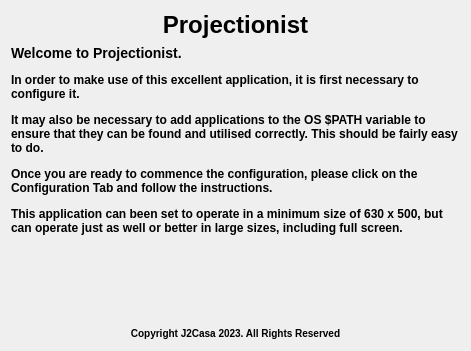
<?xml version="1.0" encoding="UTF-8"?>
<ui version="4.0">
 <class>Page01Intro</class>
 <widget class="QWidget" name="Page01Intro">
  <property name="geometry">
   <rect>
    <x>0</x>
    <y>0</y>
    <width>471</width>
    <height>351</height>
   </rect>
  </property>
  <property name="sizePolicy">
   <sizepolicy hsizetype="Preferred" vsizetype="Preferred">
    <horstretch>0</horstretch>
    <verstretch>1</verstretch>
   </sizepolicy>
  </property>
  <property name="windowTitle">
   <string>Page 01 Intro</string>
  </property>
  <property name="toolTip">
   <string>Page Tool Tip</string>
  </property>
  <property name="statusTip">
   <string>Page Status Tip</string>
  </property>
  <property name="whatsThis">
   <string>Page Whats This</string>
  </property>
  <layout class="QGridLayout" name="gridLayout">
   <item row="1" column="1">
    <layout class="QGridLayout" name="gridLayoutPage">
     <item row="0" column="0">
      <widget class="QLabel" name="labelTitle">
       <property name="text">
        <string notr="true">&lt;html&gt;&lt;head/&gt;&lt;body&gt;&lt;h1 style=&quot; margin-top:18px; margin-bottom:12px; margin-left:0px; margin-right:0px; -qt-block-indent:0; text-indent:0px;&quot;&gt;&lt;span style=&quot; font-size:xx-large; font-weight:700;&quot;&gt;Projectionist&lt;/span&gt;&lt;/h1&gt;&lt;/body&gt;&lt;/html&gt;</string>
       </property>
       <property name="alignment">
        <set>Qt::AlignCenter</set>
       </property>
      </widget>
     </item>
     <item row="1" column="0">
      <widget class="QLabel" name="labelDetails">
       <property name="sizePolicy">
        <sizepolicy hsizetype="Preferred" vsizetype="Preferred">
         <horstretch>0</horstretch>
         <verstretch>98</verstretch>
        </sizepolicy>
       </property>
       <property name="statusTip">
        <string>Welcome</string>
       </property>
       <property name="text">
        <string notr="true">&lt;html&gt;&lt;head/&gt;&lt;body&gt;&lt;h3 style=&quot; margin-top:14px; margin-bottom:12px; margin-left:0px; margin-right:0px; -qt-block-indent:0; text-indent:0px;&quot;&gt;&lt;span style=&quot; font-size:large; font-weight:700;&quot;&gt;Welcome to Projectionist.&lt;/span&gt;&lt;/h3&gt;&lt;h4 style=&quot; margin-top:12px; margin-bottom:12px; margin-left:0px; margin-right:0px; -qt-block-indent:0; text-indent:0px;&quot;&gt;&lt;span style=&quot; font-size:medium; font-weight:700;&quot;&gt;In order to make use of this excellent application, it is first necessary to configure it.&lt;/span&gt;&lt;/h4&gt;&lt;h4 style=&quot; margin-top:12px; margin-bottom:12px; margin-left:0px; margin-right:0px; -qt-block-indent:0; text-indent:0px;&quot;&gt;&lt;span style=&quot; font-size:medium; font-weight:700;&quot;&gt;It may also be necessary to add applications to the OS $PATH variable to ensure that they can be found and utilised correctly. This should be fairly easy to do.&lt;/span&gt;&lt;/h4&gt;&lt;h4 style=&quot; margin-top:12px; margin-bottom:12px; margin-left:0px; margin-right:0px; -qt-block-indent:0; text-indent:0px;&quot;&gt;&lt;span style=&quot; font-size:medium; font-weight:700;&quot;&gt;Once you are ready to commence the configuration, please click on the Configuration Tab and follow the instructions.&lt;/span&gt;&lt;/h4&gt;&lt;h4 style=&quot; margin-top:12px; margin-bottom:12px; margin-left:0px; margin-right:0px; -qt-block-indent:0; text-indent:0px;&quot;&gt;&lt;span style=&quot; font-size:medium; font-weight:700;&quot;&gt;This application can been set to operate in a minimum size of 630 x 500, but can operate just as well or better in large sizes, including full screen.&lt;/span&gt;&lt;/h4&gt;&lt;/body&gt;&lt;/html&gt;</string>
       </property>
       <property name="alignment">
        <set>Qt::AlignLeading|Qt::AlignLeft|Qt::AlignTop</set>
       </property>
       <property name="wordWrap">
        <bool>true</bool>
       </property>
       <property name="margin">
        <number>5</number>
       </property>
       <property name="indent">
        <number>-4</number>
       </property>
      </widget>
     </item>
     <item row="2" column="0" alignment="Qt::AlignBottom">
      <widget class="QLabel" name="labelCopyright">
       <property name="text">
        <string notr="true">&lt;html&gt;&lt;head/&gt;&lt;body&gt;&lt;p align=&quot;center&quot; valign=&quot;bottom&quot;&gt;&lt;span style=&quot; font-size:small; font-weight:700;&quot;&gt;Copyright J2Casa 2023. All Rights Reserved&lt;/span&gt;&lt;/p&gt;&lt;/body&gt;&lt;/html&gt;</string>
       </property>
       <property name="alignment">
        <set>Qt::AlignBottom|Qt::AlignLeading|Qt::AlignLeft</set>
       </property>
      </widget>
     </item>
    </layout>
   </item>
  </layout>
 </widget>
 <resources>
  <include location="../../resources/buttonsGlassRound.qrc"/>
  <include location="../../resources/png.qrc"/>
  <include location="../../resources/readfiles.qrc"/>
  <include location="../../resources/splash.qrc"/>
 </resources>
 <connections/>
</ui>
